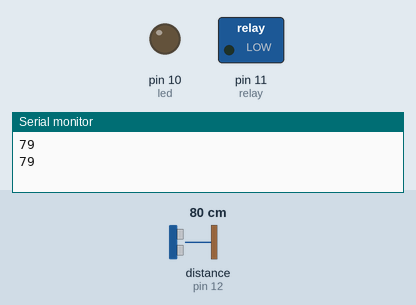
A sketch run on a simulated Arduino Uno, built with avr-gcc and run on an emulated ATmega328P. Parts: switched loads named in the sketch (green lamp = pin HIGH), output pins drawn as LEDs (lit = HIGH), the last lines printed to the serial monitor. Wiring (inferred from the names in the program): ultrasonic range finder: trigger pin 13; echo pin 12. The inputs (shaded band) are chosen by the test bench; at power-on: distance to the obstacle (sensor on pin 12) 80 cm. The echo pulse lasts 58.3 µs per cm; pins used as bus, display or sensor lines are not drawn.

Above: at 1.8 s.
1.9 s: distance to the obstacle (sensor on pin 12) set to 2 cm
At 2.5 s:
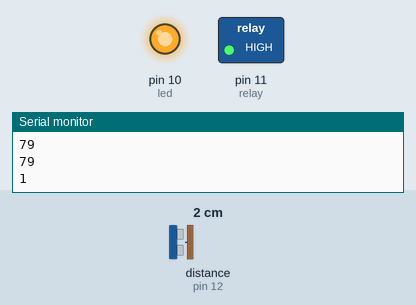
3.5 s: distance to the obstacle (sensor on pin 12) set to 5 cm
5.2 s: distance to the obstacle (sensor on pin 12) set to 8 cm
At 6.9 s:
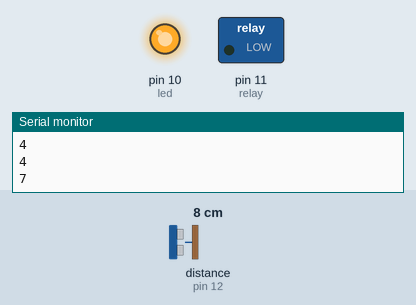
7.5 s: distance to the obstacle (sensor on pin 12) set to 4 cm
At 8.5 s:
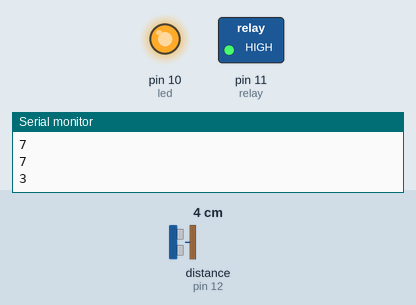
9.5 s: distance to the obstacle (sensor on pin 12) set to 9 cm
At 11.3 s:
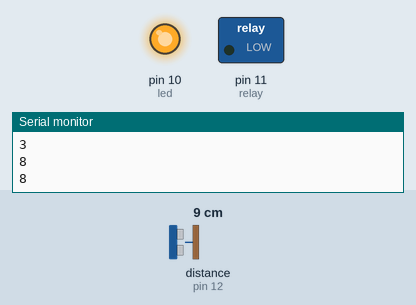
Timing chart, 0 to 12.5 s (numbered marks = the images above; inputs shaded):
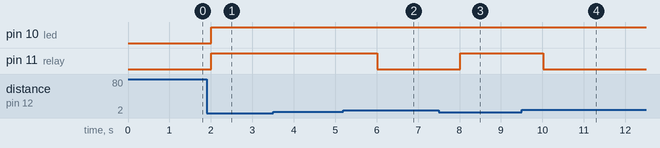

The sketch:

distance.ino
```cpp
/*
 HC-SR04 Ping distance sensor]
 VCC to arduino 5v GND to arduino GND
 Echo to Arduino pin 13 Trig to Arduino pin 12
 Red POS to Arduino pin 11
 Green POS to Arduino pin 10
 560 ohm resistor to both LED NEG and GRD power rail
 More info at: http://goo.gl/kJ8Gl
 Original code improvements to the Ping sketch sourced from Trollmaker.com
 Some code and wiring inspired by http://en.wikiversity.org/wiki/User:Dstaub/robotcar
 */
#include <Arduino.h>


#define trigPin 13
#define echoPin 12
#define relay 11
#define led 10

void setup() {
  Serial.begin (19200);
  pinMode(trigPin, OUTPUT);
  pinMode(echoPin, INPUT);
  pinMode(led, OUTPUT);
  pinMode(relay, OUTPUT);
}

void loop() {
  long duration, dist_relay, dist_led, dist;
  digitalWrite(trigPin, LOW);  // Added this line
  delayMicroseconds(2); // Added this line
  digitalWrite(trigPin, HIGH);
//  delayMicroseconds(1000); - Removed this line
  delayMicroseconds(10); // Added this line
  digitalWrite(trigPin, LOW);
  duration = pulseIn(echoPin, HIGH);
  dist = (duration/2) / 29.1;
  dist_relay = (duration/2) / 29.1;
  dist_led = (duration/2) / 29.1;
  if (dist_led < 30) {  // This is where the LED On/Off happens
    digitalWrite(led,HIGH); // When the Red condition is met, the Green LED should turn off
}
  else {
    digitalWrite(led,LOW);
  }
  if (dist_relay < 6) {
    digitalWrite(relay, HIGH);
  }
    else{
      digitalWrite(relay, LOW);
    }
  Serial.println(dist);
  delay(1000);
}
```

Measured:
- the behaviour switches between 6 and 7 cm on distance to the obstacle (sensor on pin 12) (found by bisection; images 1 and 2)
- after the input at 1.9 s, pin 10 (led), pin 11 (relay): LOW → HIGH after 0.11 s
- after the input at 5.2 s, pin 11 (relay): HIGH → LOW after 0.82 s
- after the input at 7.5 s, pin 11 (relay): LOW → HIGH after 0.52 s
- after the input at 9.5 s, pin 11 (relay): HIGH → LOW after 0.52 s
